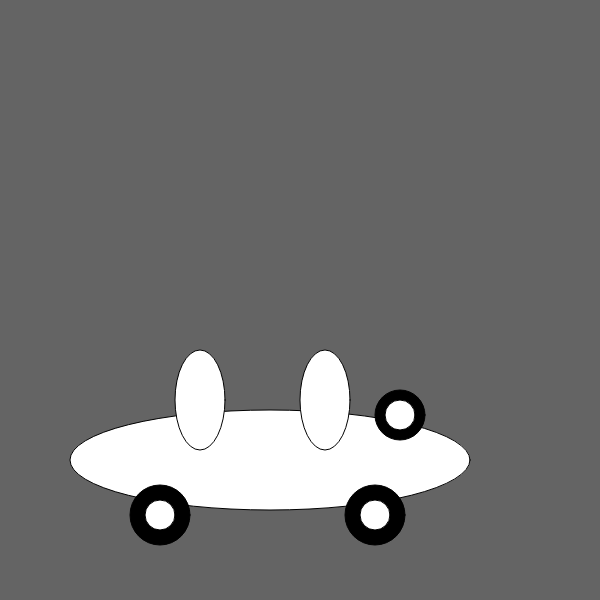
Frame 1 (no input)
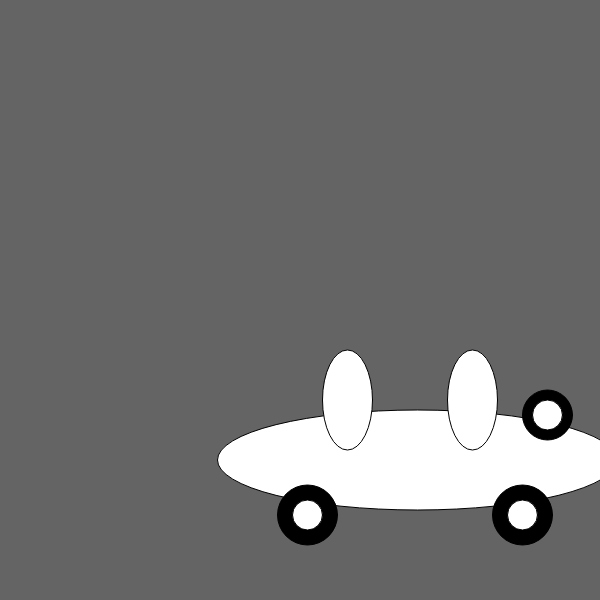
Frame 60 (no input)
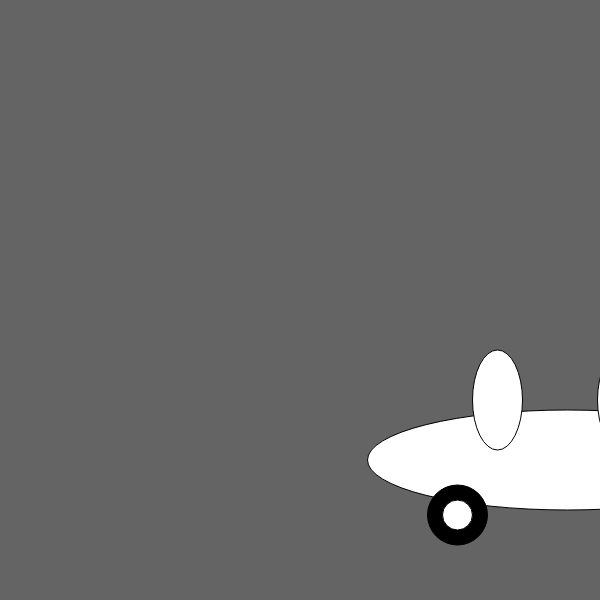
Frame 120 (the mouse pressed at the canvas centre since frame 60)

The p5.js sketch that drew these frames (run headless with seeded random() and noise() and a simulated clock; from frame 60 on, the mouse is pressed at the canvas centre):

// p5.js sketch
// ── sketch.js

// give movableShape a nice, descriptive name to work with here
// (i.e., replace the variable name myShape with something more descriptive (e.g., myCar, myRocket).)
var myCar = movableShape;

// Redefine drawShape() by putting your moving shape in here
// (Basically, you can copy and paste your code from last time, although you may wish to refactor it so that it's more readable.)
// That said, you may wish to try putting your unrefactored, raw drawing code from week 1 in here
myCar.drawShape = function () {
  ellipse(270, 460, 400, 100); // body of car
	fill(0); // black
  ellipse(160, 515, 60, 60); // back wheel
  ellipse(375, 515, 60, 60); // front wheel
	fill(300);//white
  ellipse(160, 515, 30, 30);//back wheel white
  ellipse(375, 515, 30, 30);//front wheel white
  ellipse(200, 400, 50, 100);//back seat
  ellipse(325, 400, 50, 100);//front seat
	fill(0);//black steering wheel
  ellipse(400, 415, 50, 50);//outer steering wheel
	fill(300);//white
  ellipse(400, 415, 30, 30);//inner steering wheel
};

setup = function() {
	createCanvas(600, 600);
	myCar.speed.x *= 0.5;

};

draw = function() {
  background(100); // refresh the background
  myCar.display(); // display myShape
  myCar.update(); // and then update it
};

// ── movable-shape.js

var movableShape = {
	// x and y indicate the current position of the shape
  // x and y can be offset in setup() to move the shape wherever you'd like it to go
	x: 0,
	y: 0,
	// origin is used to store the original position of the shape
	origin: { x: 0, y: 0},
	// delta.x and delta.y indicate how much to move() the shape
	speed: { x: 5, y: 0 },

	/*
		Put your shape(s) in drawShape()
		You can simply override what is here in your sketch.js:
			myShape.drawShape = function () {
				// your code goes here
			};
		It is blank here so the code runs without any revision.
	*/
	drawShape: function () {},

	// A common pattern in Processing is to give each object its own display() and update() functions, each of which are called in draw().

	// The display function uses translate() to move the shape, en masse, to the current x and y.
	display: function () {
		push();
		translate(this.x - this.origin.x, this.y - this.origin.y); // this is where the magic happens
		this.drawShape(); // this is where your drawShape() gets called
		pop();
	},

	// update() groups together all the things that happen each time draw() is called
	// If you wanted to build some acceleration in here, you might add a line or two to modify the speed
	update: function () {
		this.move();
	},

	// Applies speed.x and speed.y to the shape
	move: function () {
		this.x += this.speed.x;
		this.y += this.speed.y;
	}
};
